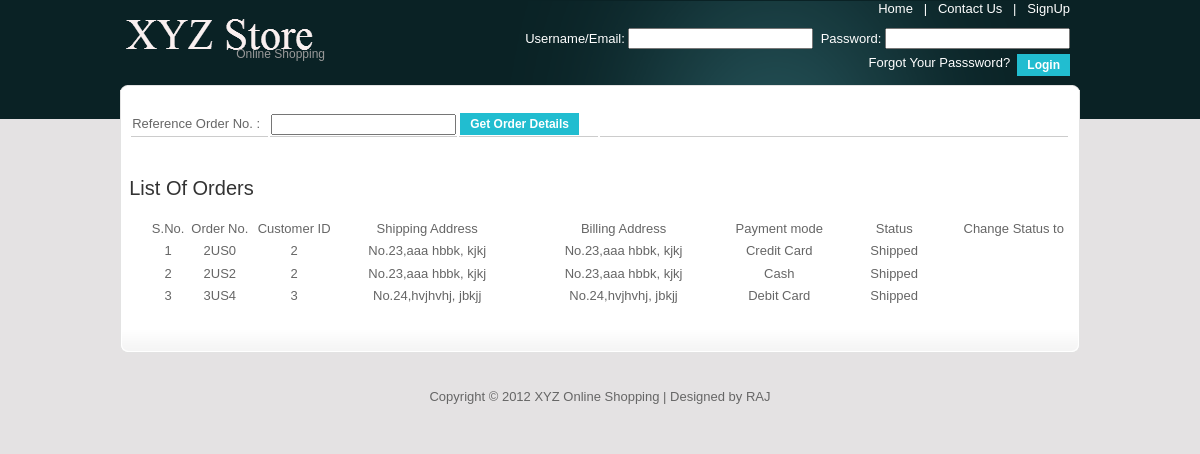
Screenshot of /adminorders.php with the database file from the repository.
### tables this page shows
CREATE TABLE IF NOT EXISTS `orders` (
  `ID` int(11) NOT NULL AUTO_INCREMENT,
  `orderno` varchar(50) NOT NULL,
  `uid` int(11) NOT NULL,
  `pid` int(10) NOT NULL,
  `quantity` int(11) NOT NULL,
  `baddress` varchar(200) NOT NULL,
  `saddress` varchar(200) NOT NULL,
  `payment` varchar(50) NOT NULL,
  `status` varchar(20) NOT NULL,
  `timestamp` timestamp NOT NULL DEFAULT CURRENT_TIMESTAMP ON UPDATE CURRENT_TIMESTAMP,
  PRIMARY KEY (`ID`)
);

### adminorders.php (the view, shortened to what this page needs)
<?php
$query=mysql_query("select * from orders group by orderno");
$omsg="";
?>
<!DOCTYPE html PUBLIC "-//W3C//DTD XHTML 1.0 Transitional//EN" "http://www.w3.org/TR/xhtml1/DTD/xhtml1-transitional.dtd">
<html xmlns="http://www.w3.org/1999/xhtml">
<head>
<link href="css/templatemo_style.css" rel="stylesheet" type="text/css" />
<link rel="stylesheet" type="text/css" href="css/ddsmoothmenu.css" />
<link rel="stylesheet" type="text/css" href="css/styles.css" />
</head>
<body id="home">
<div id="templatemo_wrapper">
	<?php include("header.php"); ?>
    <div id="templatemo_main_top"></div>
    <div id="templatemo_main">
        <div id="content" style="width:98%">
        <form name="order_form" method="post" action="adminorders.php">
        <table width="100%" border="0">
  <tr>
    <td width="15%">Reference Order No. :</td>
    <td width="18%"><input type="text" name="orderno" maxlength="50"/></td>
    <td width="15%"><input type="submit" name="order" value="Get Order Details" class="more" style="float:left" /></td>
    <td width="52%"><?php echo $omsg;?></td>
  </tr>
</table>
        </form>
        </div>
        <div id="content" style="width:98%">
        <h3>List Of Orders</h3>
        <form action="#" method="post" name="signup_form">
        	<table width="98%" border="0" align="right">
            <tr style="text-align:center">
            <td width="4%" style="border-bottom:none;">S.No.</td>
            <td width="7%" style="border-bottom:none">Order No.</td>
            <td width="9%" style="border-bottom:none">Customer ID</td>
            <td width="20%" style="border-bottom:none">Shipping Address</td>
            <td width="23%" style="border-bottom:none">Billing Address</td>
            <td width="11%" style="border-bottom:none">Payment mode</td>
            <td width="14%" style="border-bottom:none">Status</td>
            <td width="12%" style="border-bottom:none">Change Status to</td>
            </tr>
            <?php
			$sn=0;
			while($row=mysql_fetch_array($query))
			{
			$sn++;
			?>
            <tr style="text-align:center">
            <td style="border-bottom:none"><?php echo $sn;?></td>
            <td style="border-bottom:none"><?php echo $row['orderno'];?></td>
            <td style="border-bottom:none"><?php echo $row['uid'];?></td>
            <td style="border-bottom:none"><?php echo $row['saddress'];?></td>
            <td style="border-bottom:none"><?php echo $row['baddress'];?></td>
            <td style="border-bottom:none"><?php echo $row['payment'];?></td>
            <td style="border-bottom:none">  <?php echo $row['status'];?></td>
            <td style="border-bottom:none;">
            </td>
            </tr>
            <?php } ?>
          </table>
          </form>
      </div>
    </div>
    <div id="templatemo_footer">
		<center>
			Copyright © 2012 XYZ Online Shopping | Designed by RAJ
		</center>
    </div>
</div>
</body>
</html>

### css/templatemo_style.css (style rules this page uses)
body { margin: 0; padding: 0; color: #666; font-family: Tahoma, Geneva, sans-serif; font-size: 13px; line-height: 1.4em; background-color: #f7f7f7; background-repeat: repeat-x; background-position: top; }
#home { background-image: url(../images/templatemo_body_subpage.png) }
h1, h2, h3, h4, h5, h6 { color: #333; font-weight: normal; }
h3 { font-size: 20px; margin: 0 0 20px; padding: 0; }
#templatemo_wrapper { width: 960px; padding: 0 10px; margin: 0 auto; }
#templatemo_main_top { width: 960px; height: 5px; background: url(../images/templatemo_main_top.png) no-repeat top }
#templatemo_main { width: 960px; background: url(../images/templatemo_main_middle.png) repeat-y }
#content { float: right; width: 700px; padding: 20px 10px 20px; }
#templatemo_footer { width: 940px; padding: 60px 10px 20px; background: url(../images/templatemo_main_bottom.png) top no-repeat }
table td { border-bottom: 1px solid #ccc }
.more { float: right; display: inline-block; padding: 4px 10px; font-size: 12px; font-weight: 700; background: #21bdd0; color: #fff; border: none; }

### rows the page displays
orders: orderno "2US0", uid "2", saddress "No.23,aaa hbbk, kjkj", baddress "No.23,aaa hbbk, kjkj", payment "Credit Card", status "Shipped"
orders: orderno "2US2", uid "2", saddress "No.23,aaa hbbk, kjkj", baddress "No.23,aaa hbbk, kjkj", payment "Cash", status "Shipped"
orders: orderno "3US4", uid "3", saddress "No.24,hvjhvhj, jbkjj", baddress "No.24,hvjhvhj, jbkjj", payment "Debit Card", status "Shipped"
